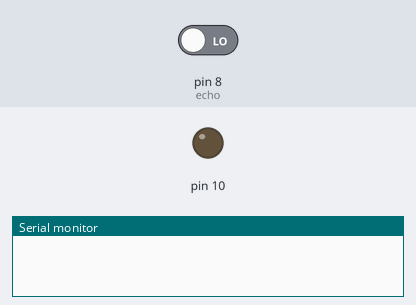
A sketch run on a simulated Arduino Uno, built with avr-gcc and run on an emulated ATmega328P. Parts: output pins drawn as LEDs (lit = HIGH), the last lines printed to the serial monitor. Inputs (shaded band) come from the test bench; at power-on: pin 8 (echo) LOW.

Above: at 0.1 s.
At 1.1 s:
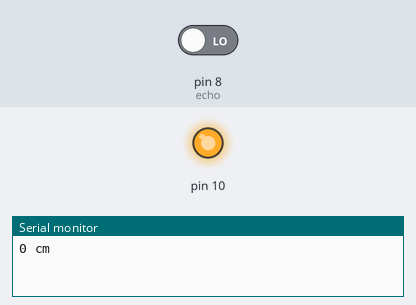
Timing chart, 0 to 2.6 s (numbered marks = the images above):
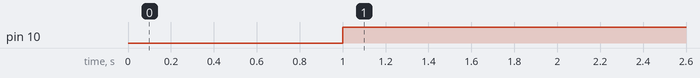

Measured:
- by itself, pin 10: LOW → HIGH at 1.0 s

The sketch:

proje_5.ino
```cpp
int echo = 8;
int trig = 4;

void setup() {
 Serial.begin(9600);
pinMode (10,OUTPUT);
}

void loop() {
digitalWrite(trig,LOW);
delayMicroseconds(10);
digitalWrite(trig,HIGH);
delayMicroseconds(10);
digitalWrite(trig,LOW);
int mesafe = (pulseIn(echo,HIGH)) / 58.0;
Serial.print(mesafe);
Serial.println(" cm");
if (mesafe < 5){digitalWrite (10,HIGH);}

}
```
